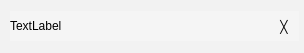
<?xml version="1.0" encoding="UTF-8"?>
<ui version="4.0">
 <class>ComboBoxItem</class>
 <widget class="QWidget" name="ComboBoxItem">
  <property name="geometry">
   <rect>
    <x>0</x>
    <y>0</y>
    <width>304</width>
    <height>53</height>
   </rect>
  </property>
  <property name="minimumSize">
   <size>
    <width>0</width>
    <height>0</height>
   </size>
  </property>
  <property name="windowTitle">
   <string>Form</string>
  </property>
  <layout class="QGridLayout" name="gridLayout">
   <property name="leftMargin">
    <number>0</number>
   </property>
   <property name="topMargin">
    <number>0</number>
   </property>
   <property name="rightMargin">
    <number>0</number>
   </property>
   <property name="bottomMargin">
    <number>0</number>
   </property>
   <property name="spacing">
    <number>0</number>
   </property>
   <item row="0" column="0">
    <widget class="QWidget" name="widgetInner" native="true">
     <property name="styleSheet">
      <string notr="true">background-color:rgba(255,255,255,0.2)</string>
     </property>
     <layout class="QGridLayout" name="gridLayout_2">
      <property name="leftMargin">
       <number>10</number>
      </property>
      <property name="topMargin">
       <number>0</number>
      </property>
      <property name="rightMargin">
       <number>5</number>
      </property>
      <property name="bottomMargin">
       <number>0</number>
      </property>
      <property name="spacing">
       <number>0</number>
      </property>
      <item row="0" column="0">
       <widget class="QLabel" name="label">
        <property name="text">
         <string>TextLabel</string>
        </property>
       </widget>
      </item>
      <item row="0" column="1">
       <widget class="QToolButton" name="toolButton">
        <property name="minimumSize">
         <size>
          <width>30</width>
          <height>30</height>
         </size>
        </property>
        <property name="maximumSize">
         <size>
          <width>30</width>
          <height>30</height>
         </size>
        </property>
        <property name="cursor">
         <cursorShape>PointingHandCursor</cursorShape>
        </property>
        <property name="text">
         <string>╳</string>
        </property>
        <property name="autoRaise">
         <bool>true</bool>
        </property>
       </widget>
      </item>
     </layout>
    </widget>
   </item>
  </layout>
 </widget>
 <resources/>
 <connections/>
</ui>
